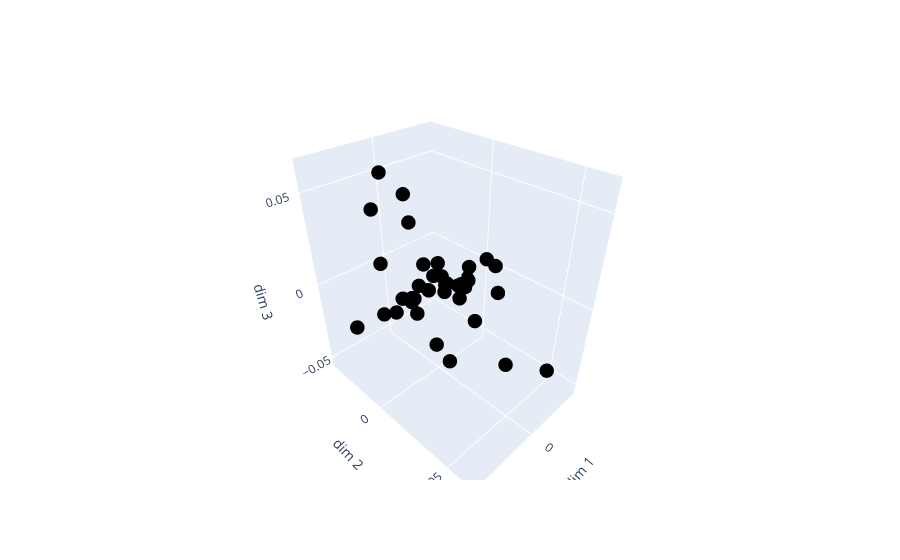

Notebook cell for this chart:
### Code cell
plotly_scatter(pred_vs[1:2, :].flatten(0, 1).cpu().numpy(), colors=None, title="")
